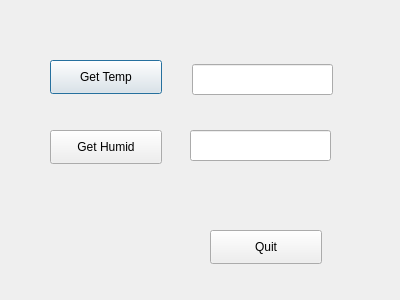
<?xml version="1.0" encoding="UTF-8"?>
<ui version="4.0">
 <class>Dialog</class>
 <widget class="QDialog" name="Dialog">
  <property name="geometry">
   <rect>
    <x>0</x>
    <y>0</y>
    <width>400</width>
    <height>300</height>
   </rect>
  </property>
  <property name="windowTitle">
   <string>Dialog</string>
  </property>
  <widget class="QPushButton" name="temperature">
   <property name="geometry">
    <rect>
     <x>50</x>
     <y>60</y>
     <width>112</width>
     <height>34</height>
    </rect>
   </property>
   <property name="text">
    <string>Get Temp</string>
   </property>
  </widget>
  <widget class="QPushButton" name="humidity">
   <property name="geometry">
    <rect>
     <x>50</x>
     <y>130</y>
     <width>112</width>
     <height>34</height>
    </rect>
   </property>
   <property name="text">
    <string>Get Humid</string>
   </property>
  </widget>
  <widget class="QPushButton" name="pushButton_3">
   <property name="geometry">
    <rect>
     <x>210</x>
     <y>230</y>
     <width>112</width>
     <height>34</height>
    </rect>
   </property>
   <property name="text">
    <string>Quit</string>
   </property>
  </widget>
  <widget class="QLineEdit" name="lineEdit_temp">
   <property name="geometry">
    <rect>
     <x>192</x>
     <y>64</y>
     <width>141</width>
     <height>31</height>
    </rect>
   </property>
   <property name="frame">
    <bool>true</bool>
   </property>
   <property name="readOnly">
    <bool>true</bool>
   </property>
  </widget>
  <widget class="QLineEdit" name="lineEdit_humid">
   <property name="geometry">
    <rect>
     <x>190</x>
     <y>130</y>
     <width>141</width>
     <height>31</height>
    </rect>
   </property>
   <property name="readOnly">
    <bool>true</bool>
   </property>
  </widget>
 </widget>
 <resources/>
 <connections>
  <connection>
   <sender>pushButton_3</sender>
   <signal>clicked()</signal>
   <receiver>Dialog</receiver>
   <slot>accept()</slot>
   <hints>
    <hint type="sourcelabel">
     <x>289</x>
     <y>241</y>
    </hint>
    <hint type="destinationlabel">
     <x>360</x>
     <y>-19</y>
    </hint>
   </hints>
  </connection>
  <connection>
   <sender>temperature</sender>
   <signal>clicked()</signal>
   <receiver>lineEdit_temp</receiver>
   <slot>paste()</slot>
   <hints>
    <hint type="sourcelabel">
     <x>157</x>
     <y>78</y>
    </hint>
    <hint type="destinationlabel">
     <x>193</x>
     <y>79</y>
    </hint>
   </hints>
  </connection>
  <connection>
   <sender>humidity</sender>
   <signal>clicked()</signal>
   <receiver>lineEdit_humid</receiver>
   <slot>paste()</slot>
   <hints>
    <hint type="sourcelabel">
     <x>160</x>
     <y>150</y>
    </hint>
    <hint type="destinationlabel">
     <x>194</x>
     <y>148</y>
    </hint>
   </hints>
  </connection>
 </connections>
</ui>
